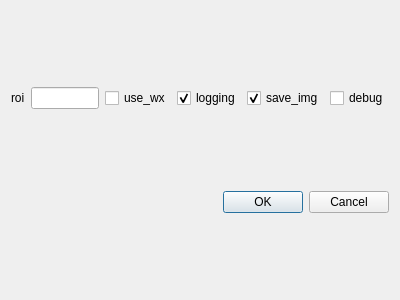
<?xml version="1.0" encoding="UTF-8"?>
<ui version="4.0">
 <class>Dialog</class>
 <widget class="QDialog" name="Dialog">
  <property name="geometry">
   <rect>
    <x>0</x>
    <y>0</y>
    <width>400</width>
    <height>300</height>
   </rect>
  </property>
  <property name="windowTitle">
   <string>Dialog</string>
  </property>
  <layout class="QGridLayout" name="gridLayout">
   <item row="0" column="0">
    <layout class="QHBoxLayout" name="horizontalLayout">
     <item>
      <widget class="QLabel" name="label">
       <property name="text">
        <string>roi</string>
       </property>
      </widget>
     </item>
     <item>
      <widget class="QLineEdit" name="lineEdit_roi"/>
     </item>
     <item>
      <widget class="QCheckBox" name="checkBox_wx">
       <property name="text">
        <string>use_wx</string>
       </property>
      </widget>
     </item>
     <item>
      <widget class="QCheckBox" name="checkBox_logging">
       <property name="text">
        <string>logging</string>
       </property>
       <property name="checked">
        <bool>true</bool>
       </property>
       <property name="tristate">
        <bool>false</bool>
       </property>
      </widget>
     </item>
     <item>
      <widget class="QCheckBox" name="checkBox_saveimg">
       <property name="text">
        <string>save_img</string>
       </property>
       <property name="checked">
        <bool>true</bool>
       </property>
      </widget>
     </item>
     <item>
      <widget class="QCheckBox" name="checkBox_debug">
       <property name="text">
        <string>debug</string>
       </property>
      </widget>
     </item>
    </layout>
   </item>
   <item row="1" column="0">
    <widget class="QDialogButtonBox" name="buttonBox">
     <property name="orientation">
      <enum>Qt::Horizontal</enum>
     </property>
     <property name="standardButtons">
      <set>QDialogButtonBox::Cancel|QDialogButtonBox::Ok</set>
     </property>
    </widget>
   </item>
  </layout>
 </widget>
 <resources/>
 <connections>
  <connection>
   <sender>buttonBox</sender>
   <signal>accepted()</signal>
   <receiver>Dialog</receiver>
   <slot>accept()</slot>
   <hints>
    <hint type="sourcelabel">
     <x>248</x>
     <y>254</y>
    </hint>
    <hint type="destinationlabel">
     <x>157</x>
     <y>274</y>
    </hint>
   </hints>
  </connection>
  <connection>
   <sender>buttonBox</sender>
   <signal>rejected()</signal>
   <receiver>Dialog</receiver>
   <slot>reject()</slot>
   <hints>
    <hint type="sourcelabel">
     <x>316</x>
     <y>260</y>
    </hint>
    <hint type="destinationlabel">
     <x>286</x>
     <y>274</y>
    </hint>
   </hints>
  </connection>
 </connections>
</ui>
